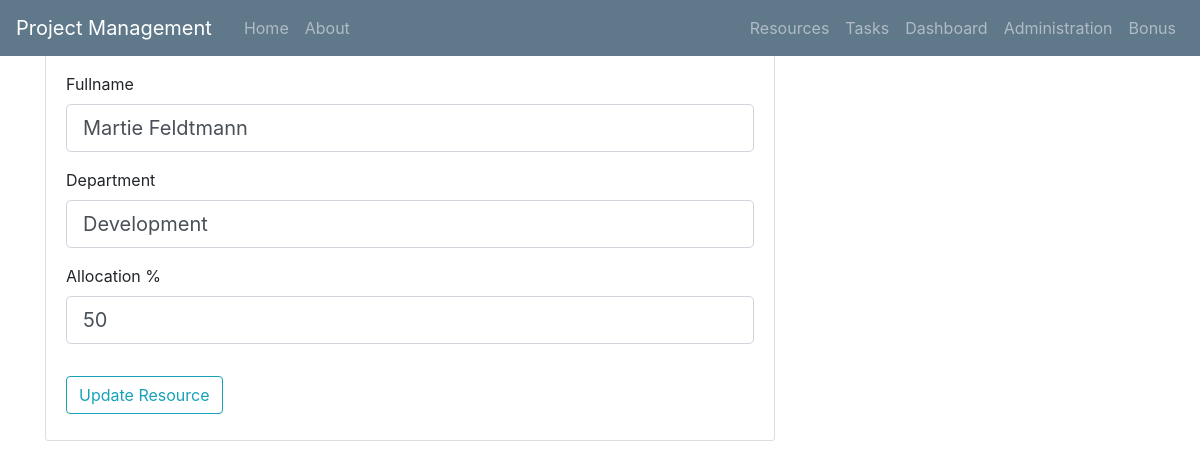
Page /resources/1 on the earlier database version.
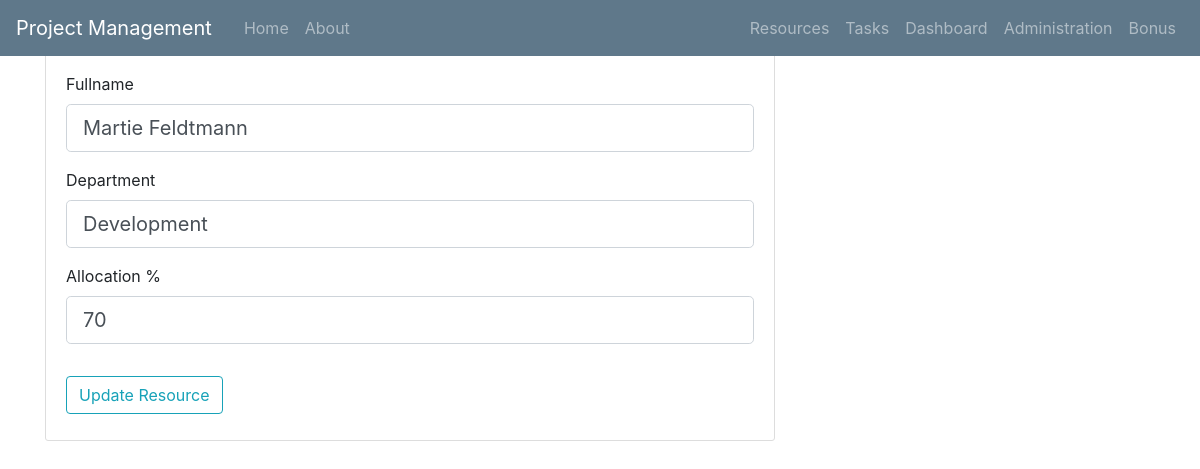
Same page on the later database version.
### pmapp/models.py (models this page shows, shortened)
class Resource(db.Model):
    __tablename__ = 'resource'
    __table_args__ = { 'extend_existing' : True} # althrough sqlalchemy learned the table, we're telling it we're going to change it
    resource_id = db.Column(db.Integer, primary_key=True)
    fullname = db.Column(db.String(150), nullable=False)
    department = db.Column(db.String(100), nullable=False)
    allocation_percentage = db.Column(db.Integer, nullable=False)
    marker_image = db.Column(db.String(20), nullable=False, default='default_marker.jpg')
    tasks = db.relationship('Task', backref='resource', lazy=True)

### pmapp/routes.py (the view)
@app.route("/resources/<int:resource_id>", methods=['GET', 'POST']) #pass the resource id variable into the  route to display the specific record
def update_resource(resource_id):
    update_resource = Resource.query.get_or_404(resource_id) #this will get the resource record, or if it does not exist, show 404 error
    form = UpdateResourceForm()
    if form.validate_on_submit():
        update_resource.fullname = form.fullname.data
        update_resource.department = form.department.data
        update_resource.allocation_percentage = form.allocation_percentage.data
        db.session.commit()
        flash('The resource has been updated!', 'success')
        return redirect(url_for('resources'))
    elif request.method == 'GET':
        form.fullname.data = update_resource.fullname
        form.department.data = update_resource.department
        form.allocation_percentage.data = update_resource.allocation_percentage
    return render_template('update_resource.html', title=update_resource.fullname, form=form)

### pmapp/forms.py
class UpdateResourceForm(FlaskForm):
    fullname = StringField('Fullname',
                           validators=[DataRequired()])
    department = StringField('Department',
                        validators=[DataRequired()])
    allocation_percentage = StringField('Allocation %', validators=[DataRequired()])
    submit = SubmitField('Update Resource')

### pmapp/templates/update_resource.html (shortened to what this page needs)
{% extends "layout.html" %}
{% block content %}
    <div class="content-section">
        <form method="POST" action="" enctype="multipart/form-data">
            <fieldset class="form-group">
                <legend class="border-bottom mb-4">Update Resource</legend>
                <div class="form-group">
                    {{ form.fullname.label(class="form-control-label") }}
                    {% if form.fullname.errors %}
                        {{ form.fullname(class="form-control form-control-lg is-invalid") }}
                        <div class="invalid-feedback">
                            {% for error in form.fullname.errors %}
                                <span>{{ error }}</span>
                            {% endfor %}
                        </div>
                    {% else %}
                        {{ form.fullname(class="form-control form-control-lg") }}
                    {% endif %}
                </div>
                <div class="form-group">
                    {{ form.department.label(class="form-control-label") }}
                    {% if form.department.errors %}
                        {{ form.department(class="form-control form-control-lg is-invalid") }}
                        <div class="invalid-feedback">
                            {% for error in form.department.errors %}
                                <span>{{ error }}</span>
                            {% endfor %}
                        </div>
                    {% else %}
                        {{ form.department(class="form-control form-control-lg") }}
                    {% endif %}
                </div>
                <div class="form-group">
                    {{ form.allocation_percentage.label(class="form-control-label") }}
                    {% if form.allocation_percentage.errors %}
                        {{ form.allocation_percentage(class="form-control form-control-lg is-invalid") }}
                        <div class="invalid-feedback">
                            {% for error in form.allocation_percentage.errors %}
                                <span>{{ error }}</span>
                            {% endfor %}
                        </div>
                    {% else %}
                        {{ form.allocation_percentage(class="form-control form-control-lg") }}
                    {% endif %}
                </div>
            </fieldset>
            <div class="form-group">
                {{ form.submit(class="btn btn-outline-info") }}
            </div>
        </form>
    </div>
{% endblock content %}

### pmapp/templates/layout.html (shortened to what this page needs)
<!DOCTYPE html>
<html>
<head>
    <link rel="stylesheet" href="https://maxcdn.bootstrapcdn.com/bootstrap/4.0.0/css/bootstrap.min.css">
    <link rel="stylesheet" type="text/css" href="{{ url_for('static', filename='main.css') }}">
    <link rel="stylesheet" type="text/css" href="{{ url_for('static', filename='bootstrap.min.css') }}">
<header class="site-header">
      <nav class="navbar navbar-expand-md navbar-dark bg-steel fixed-top">
          <a class="navbar-brand mr-4" href="/">Project Management</a>
          <div class="collapse navbar-collapse" id="navbarToggle">
            <div class="navbar-nav mr-auto">
              <a class="nav-item nav-link" href="{{ url_for('home') }}">Home</a>
              <a class="nav-item nav-link" href="{{ url_for('about') }}">About</a>
            </div>
            <div class="navbar-nav">
              <a class="nav-item nav-link" href="{{ url_for('resources') }}">Resources</a>
              <a class="nav-item nav-link" href="{{ url_for('tasks') }}">Tasks</a>
              <a class="nav-item nav-link" href="{{ url_for('dashboard') }}">Dashboard</a>
              <a class="nav-item nav-link" href="{{ url_for('upload') }}">Administration</a>
              <a class="nav-item nav-link" href="{{ url_for('bonus') }}">Bonus</a>
            </div>
          </div>
      </nav>
    </header>
</head>
<body>
    <main role="main" class="container">
      <div class="row">
        <div class="col-md-8">
            {% block content %}{% endblock %}
        </div>
      </div>
    </main>
</body>
</html>

### pmapp/static/main.css (style rules this page uses)
body { background: #fafafa; color: #333333; margin-top: 5rem; }
.bg-steel { background-color: #5f788a; }
.site-header .navbar-nav .nav-link { color: #cbd5db; }
.content-section { background: #ffffff; padding: 10px 20px; border: 1px solid #dddddd; border-radius: 3px; margin-bottom: 20px; }

Differences in the rows shown:
changed Resource "Martie Feldtmann": allocation_percentage "50" → "70"
